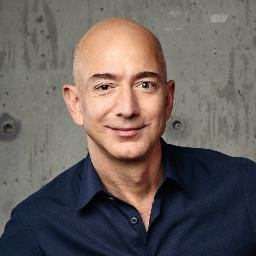
#> input picture Jeff.jpg, 256 x 256 px; its folder holds only this picture in this run
$ python project.py
#> lines starting #> are read from the running program, lines starting #| are printed output that depends on the picture
# import opencv python library
# import glob helps in accessing all files in folder
import cv2, glob

# Load all images in list by specifying "*"
all_images = glob.glob("*.jpg")

# load trained XML classifier file using Cascadeclassifier()
detect = cv2.CascadeClassifier("haarcascade_frontalface_default.xml")

# Use for loop to iterate through each face in all images in folder
for image in all_images:

    img = cv2.imread(image)  # Read the image
#> img is the input picture: shape (256, 256, 3); mean B, G, R 92.9, 95.8, 104.4
    gray_img = cv2.cvtColor(img, cv2.COLOR_BGR2GRAY)  # Convert image into gray scale
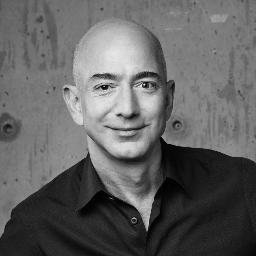
#> gray_img: shape (256, 256); min 0, max 242, mean 98.1
    faces = detect.detectMultiScale(gray_img, 1.1, 5)  # Detect faces in image using detectMultiscale()
#> faces = [[65, 39, 117, 117]]

    for (x, y, w, h) in faces:  # for loop to iterate faces and use x,y,w,h to draw rectangle
        final_img = cv2.rectangle(img, (x, y), (x + w, y + h), (0, 255, 0), 3)
#> this loop made 1 pass
#> pass 1, `final_img = cv2.rectangle(img, (x, y), (x + w, y + h), (0, 255, 0), 3)`:
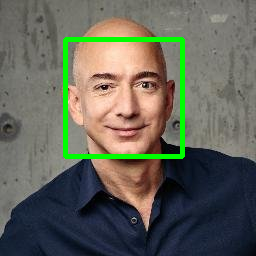
#> final_img: shape (256, 256, 3); mean B, G, R 89.1, 100.7, 99.6

    cv2.imshow("Face Detection", final_img)  # Show image
    cv2.waitKey(5000)  # Duration of image to display (msecs)

    cv2.destroyAllWindows()  # De-allocate any associated memory usage

$ run again, on elon.jpg
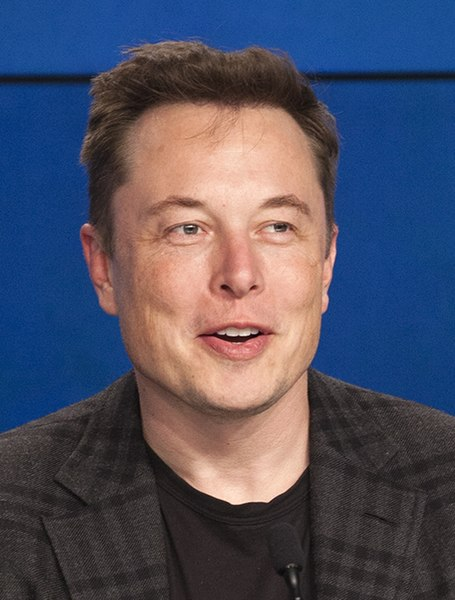
#> input picture elon.jpg, 455 x 600 px
#> img is the input picture: shape (600, 455, 3); mean B, G, R 98.6, 80.5, 79.8
#> `gray_img = cv2.cvtColor(img, cv2.COLOR_BGR2GRAY)`:
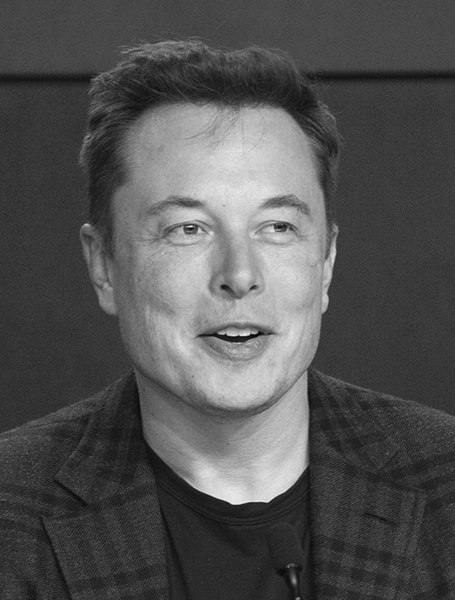
#> gray_img: shape (600, 455); min 4, max 251, mean 82.4
#> faces = [[99, 121, 272, 272]]
#> the loop `for (x, y, w, h) in faces:` made 1 pass
#> pass 1, `final_img = cv2.rectangle(img, (x, y), (x + w, y + h), (0, 255, 0), 3)`:
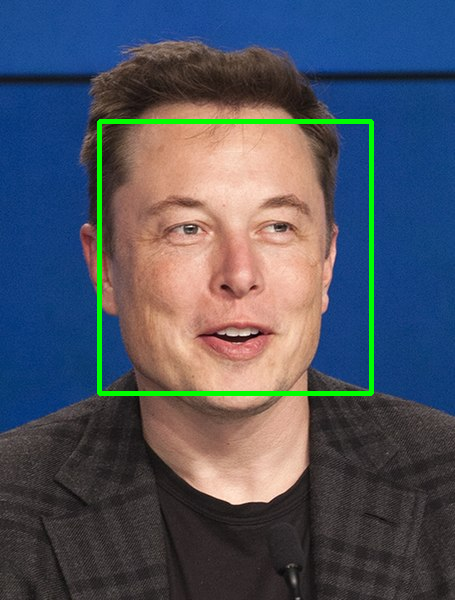
#> final_img: shape (600, 455, 3); mean B, G, R 96.6, 83.9, 78

$ run again, on ratan_tata.jpg
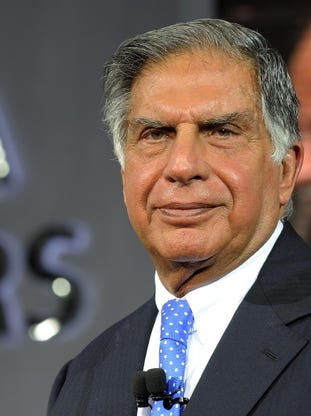
#> input picture ratan_tata.jpg, 311 x 416 px
#> img is the input picture: shape (416, 311, 3); mean B, G, R 89.9, 94.9, 106.8
#> `gray_img = cv2.cvtColor(img, cv2.COLOR_BGR2GRAY)`:
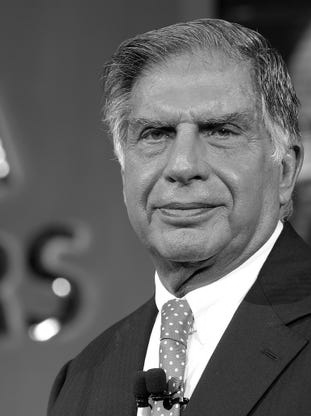
#> gray_img: shape (416, 311); min 0, max 255, mean 97.9
#> faces = [[89, 54, 198, 198]]
#> the loop `for (x, y, w, h) in faces:` made 1 pass
#> pass 1, `final_img = cv2.rectangle(img, (x, y), (x + w, y + h), (0, 255, 0), 3)`:
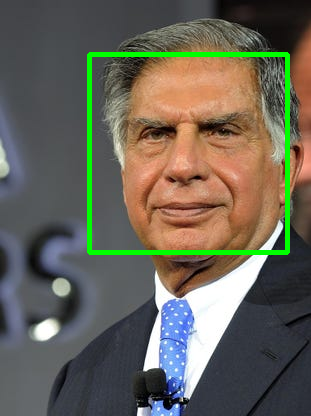
#> final_img: shape (416, 311, 3); mean B, G, R 87.6, 100, 103.7

$ run again, on Sundar.jpg
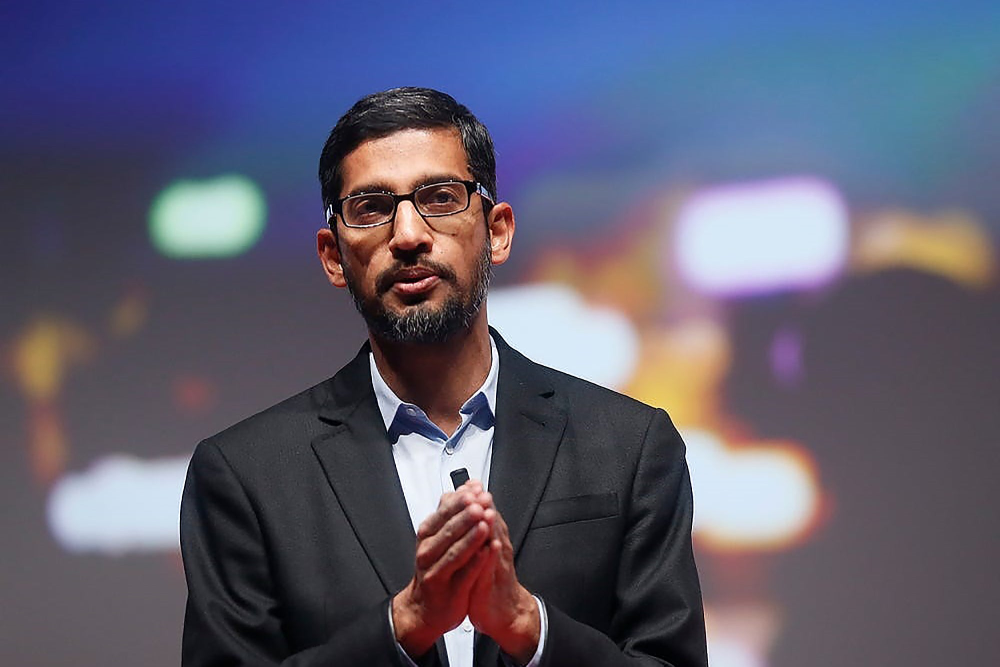
#> input picture Sundar.jpg, 2000 x 1333 px (shown at 1/2 size)
#> img is the input picture: shape (1333, 2000, 3); mean B, G, R 112.9, 93.2, 94.1
#> `gray_img = cv2.cvtColor(img, cv2.COLOR_BGR2GRAY)`:
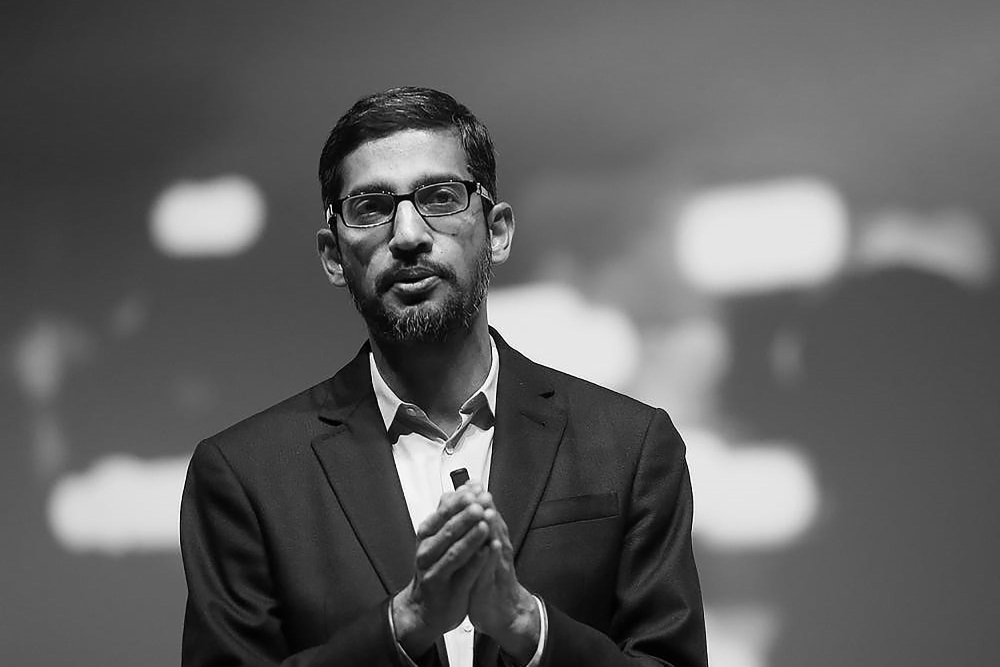
#> gray_img: shape (1333, 2000) (shown at 1/2 size); min 0, max 255, mean 95.7
#> faces = [[630, 260, 371, 371]]
#> the loop `for (x, y, w, h) in faces:` made 1 pass

$ run again, on Zuckerberg.jpg
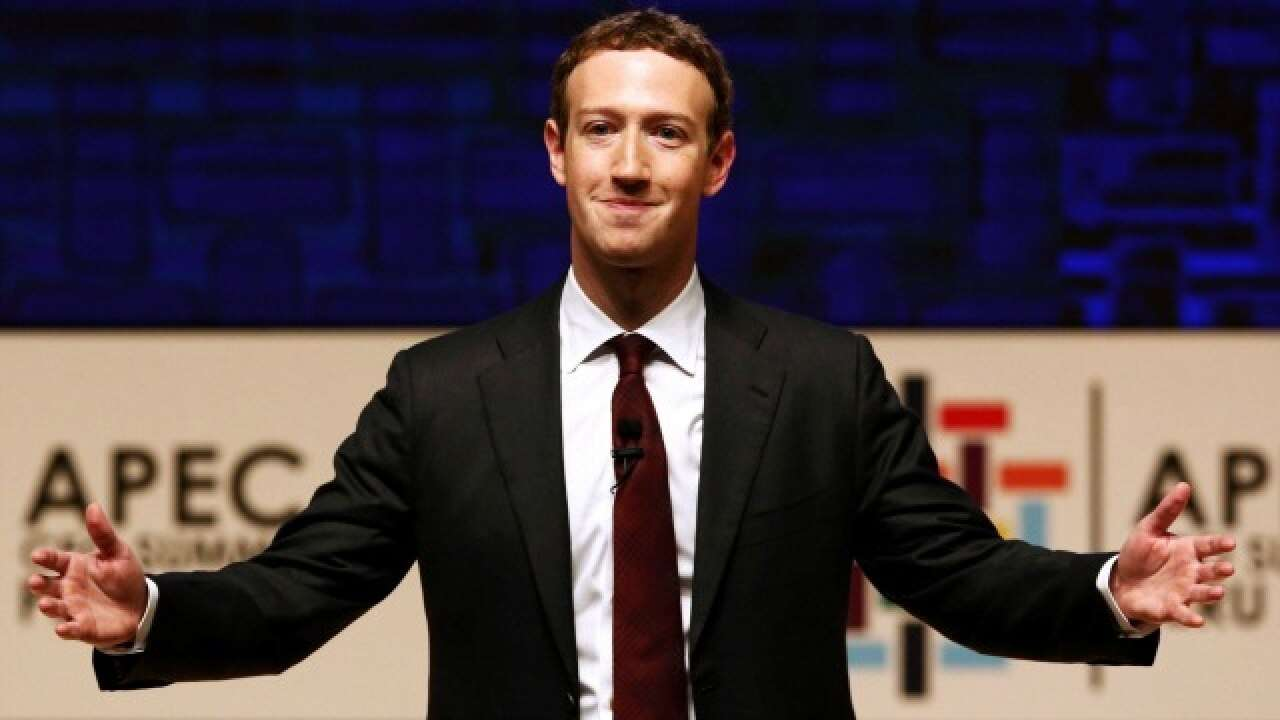
#> input picture Zuckerberg.jpg, 1280 x 720 px
#> img is the input picture: shape (720, 1280, 3); mean B, G, R 68.1, 62.2, 74.9
#> `gray_img = cv2.cvtColor(img, cv2.COLOR_BGR2GRAY)`:
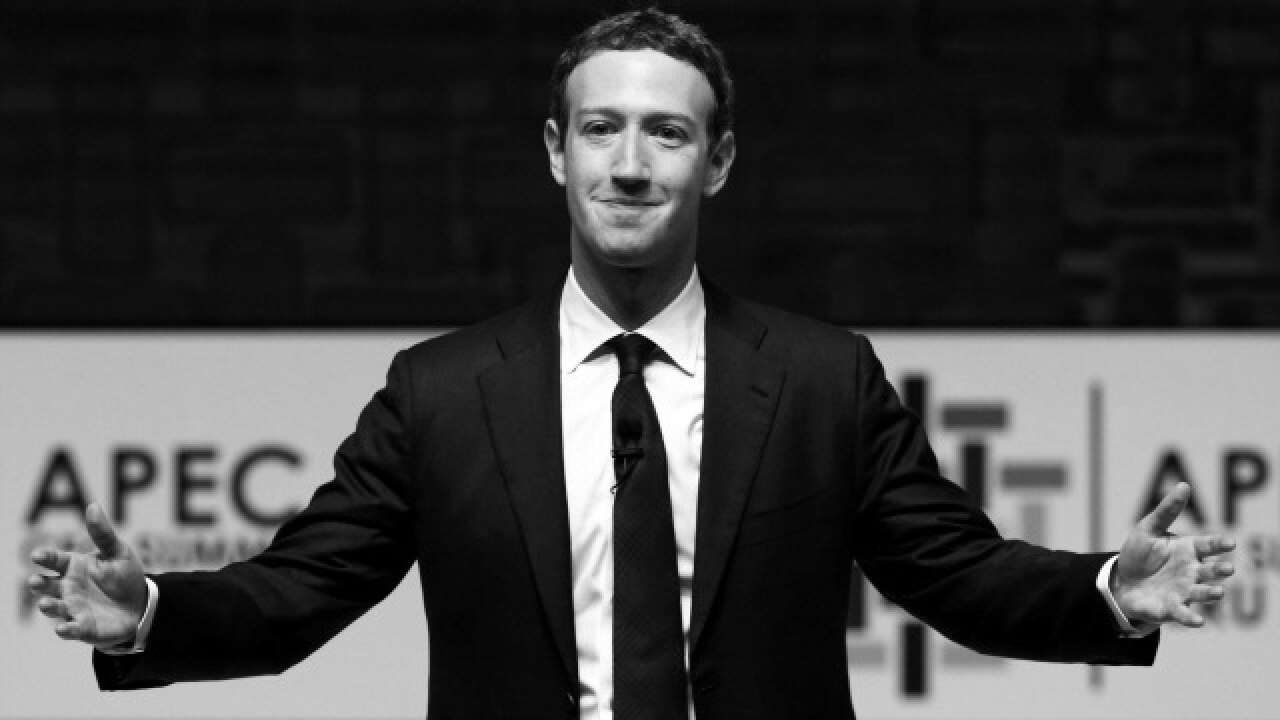
#> gray_img: shape (720, 1280); min 0, max 255, mean 66.7
#> faces = [[552, 299, 143, 143], [530, 48, 206, 206]]
#> the loop `for (x, y, w, h) in faces:` made 2 passes
#> pass 2, `final_img = cv2.rectangle(img, (x, y), (x + w, y + h), (0, 255, 0), 3)`:
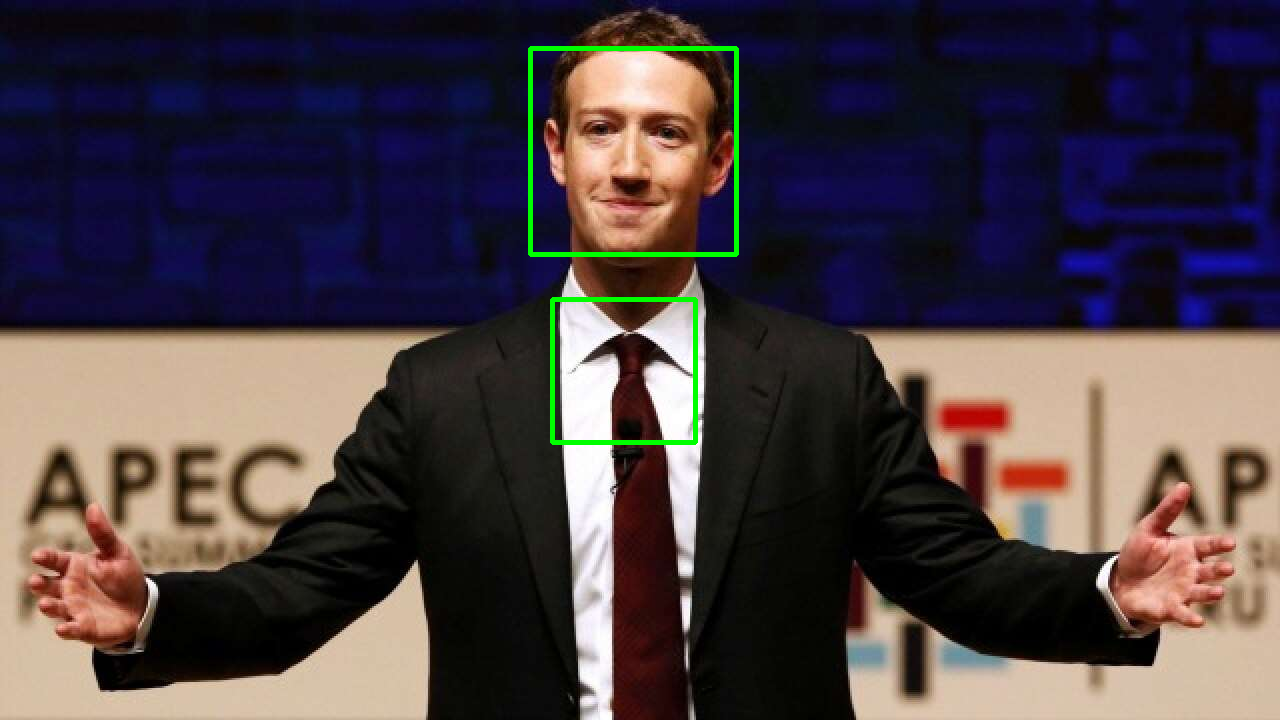
#> final_img: shape (720, 1280, 3); mean B, G, R 67.6, 63.6, 74.3
